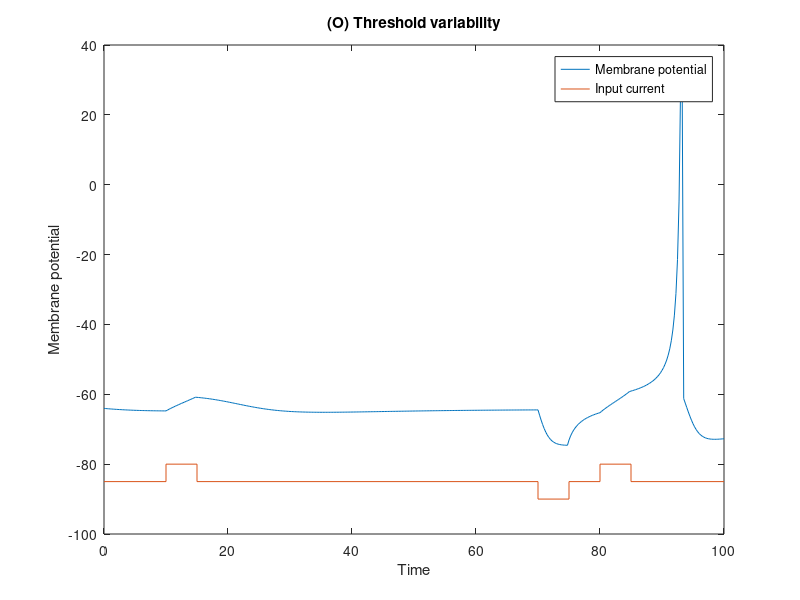
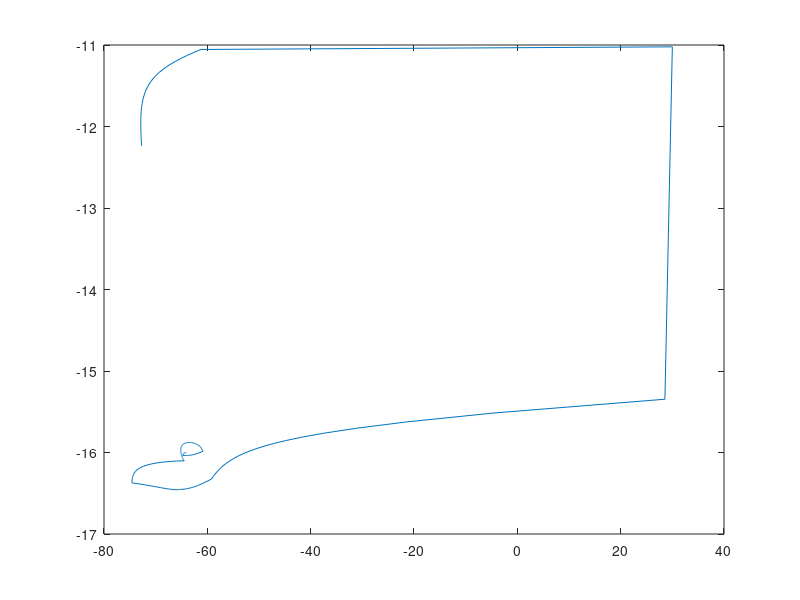

MATLAB code for these plots, in order: (Note: this script raises an error after producing the figures.)
%%%%% (O) Threshold variability %%%%%
% parameters
a=0.03; b=0.25; c=-60; d=4;
% initial membrane potential
v = -64;
u = b * v;
% length of the plot's x axis
len_x = 100;
% name of the nauro-computational feature (for plots)
name = "(O) Threshold variability";

inp_span = 5; tau = 0.25; tspan = 0:tau:len_x;
t1=10; t2=80; t3=70;
inp_starts = [t1 t2];
idx = 1;
v_array = zeros(size(tspan));
u_array = zeros(size(tspan));

% Implementation of the Izhikevich model directly here (no func called)
for t = tspan
    for i = 1 : length(inp_starts)
        inp_start = inp_starts(i);
        if t > inp_start && t < inp_start + inp_span
            I = 1;
            break;
        elseif t > t3 && t < t3 + inp_span
            I = -6;
            break;
        else
            I = 0;
        end
    end
    v = v + tau*(0.04*v^2 + 5*v + 140 - u + I);
    u = u + tau*a*(b*v - u);
    if v >= 30
        v_array(idx) = 30;
        v = c;
        u = u + d;
    else
        v_array(idx) = v;
    end
    u_array(idx) = u;
    idx = idx + 1;
end

% plot
figure()
plot(tspan, v_array, [0 t1 t1 t1+inp_span t1+inp_span t3 t3 ...
    t3+inp_span t3+inp_span t2 t2 t2+inp_span t2+inp_span max(tspan)], ...
    -85+[0 0  5  5  0  0  -5 -5 0  0  5  5  0  0]);
title(name)
xlabel("Time")
ylabel("Membrane potential")
legend("Membrane potential", "Input current")

figure()
plot(v_array, u_array)
title(name + " phase portrait")
xlabel("Membrane potential variable")
ylabel("Recovery variable")